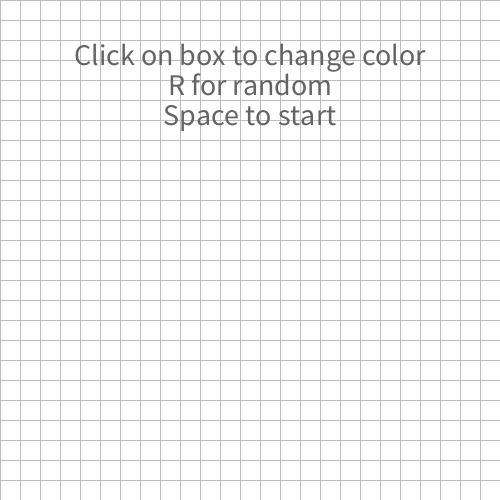
Frame 1 (no input)
Frame 60 (the mouse pressed at the canvas centre just before this capture): identical to frame 1, image omitted
Frame 120 (the mouse held since frame 60 and released just before this capture): identical to frame 1, image omitted

The Processing sketch that drew this single still picture (run headless with seeded random() and noise(); from frame 60 on, the mouse is pressed at the canvas centre):

// Processing sketch: Main
// ── Main.pde
Cell[][]  cell;
int gridX = 25;
int gridY = 25;
int cellSize = 20;
int textSize = 30;
boolean start;
void setup() {
	size(500,500);
	frameRate(10);
	cell = new Cell[gridX][gridY];
	
	for (int x = 0; x < gridX; x++) {
		for (int y = 0; y < gridY; y++) {
			cell[x][y] = new Cell(x, y, cellSize);
		}
	}
	strokeWeight(0.5);
	stroke(122);
	textAlign(CENTER);
	textSize(textSize);
}

void draw() {
	turnCellAndDraw();
	
	if (!start) {
		fill(100, 100, 100);
		text("Click on box to change color", width / 2, height / 4 - textSize * 2);
		text("R for random", width / 2, height / 4 - textSize);
		 text("Space to start", width / 2, height / 4);
		
	 	if (key == ' ') {
	 	start = true;
	 	}
	}
	
	if (start) {
		update();
	}
}
	
 void mouseClicked() { 
 	if (!start) {
 		cell[mouseX / cellSize][mouseY / cellSize].alive = !cell[mouseX / cellSize][mouseY / cellSize].alive;
 	}
 	
 }   
 void keyPressed() { 
 	if (!start) {
 		if (key == 'r' || key == 'R') {
		 	println("hello");
	 		randomize();
	 	}
 	}
 	
 }
	

void turnCellAndDraw() {
	for (int x = 0; x < gridX; x++) {
		 for (int y = 0; y < gridY; y++) {
		 	if (cell[x][y].turn) {
			 	cell[x][y].alive = !cell[x][y].alive;
			 	cell[x][y].turn = false;
			 }
		 	if (cell[x][y].alive == false) {
		 		fill(255);
		 	}
		 	else {
		 		fill(0);		
		 	}	
		 	rect(cell[x][y].position.x, cell[x][y].position.y, cell[x][y].size, cell[x][y].size);		
		}
	}
}

void randomize() {
	for (int x = 0; x < gridX; x++) {
		for (int y = 0; y < gridY; y++) {
			if ((int) random(5) == 1) {
				cell[x][y].alive = true;
			}
			else {
				cell[x][y].alive = false;
			}

		}
	}
}


void update() {
	
	for (int x = 0; x < gridX; x++) {
		 for (int y = 0; y < gridY; y++) {
		 	int neighbour = 0;
		 	if (x != 0) {
		 		if(cell[x - 1][y].alive){
		 			neighbour++;
		 		}
		 		if (y != 0) {
		 			if(cell[x -1][y - 1].alive){
		 			neighbour++;
		 			}
		 		}
		 		if (y < gridY - 1) {
		 			if(cell[x -1][y + 1].alive){
		 			neighbour++;
		 			}
		 		}
		 		}


		 	if (y != 0) {
		 		if(cell[x][y - 1].alive){
		 			neighbour++;
		 		}
		 	}
		 	if (y < gridY - 1) {
		 		if(cell[x][y + 1].alive){
		 			neighbour++;
		 		}
		 	}

		 	if (x < gridX - 1) {
		 		if(cell[x + 1][y].alive){
		 			neighbour++;
		 		}

		 		if (y != 0) {
		 		if(cell[x + 1][y - 1].alive){
		 			neighbour++;
		 		}
		 	}
		 	if (y < gridY - 1) {
		 		
		 		if(cell[x + 1][y + 1].alive){
		 			neighbour++;
		 		}
		 	
		 	}

		 }
		 if (cell[x][y].alive) {
		 	if (neighbour < 2 || neighbour > 3) {
		 		cell[x][y].turn = true;
		 	}
		 }
		 if (cell[x][y].alive == false) {
		 	if (neighbour == 3) {
				cell[x][y].turn = true;
		 	}
		 }
		 		
		}
		
	}
}
// ── Cell.pde
public class Cell  {
	PVector position = new PVector();
	boolean alive;
	boolean turn;
	int size;
	public Cell (int x, int y, int s) {
		position.set(x * s, y * s);
		size = s;
		
	}

}
